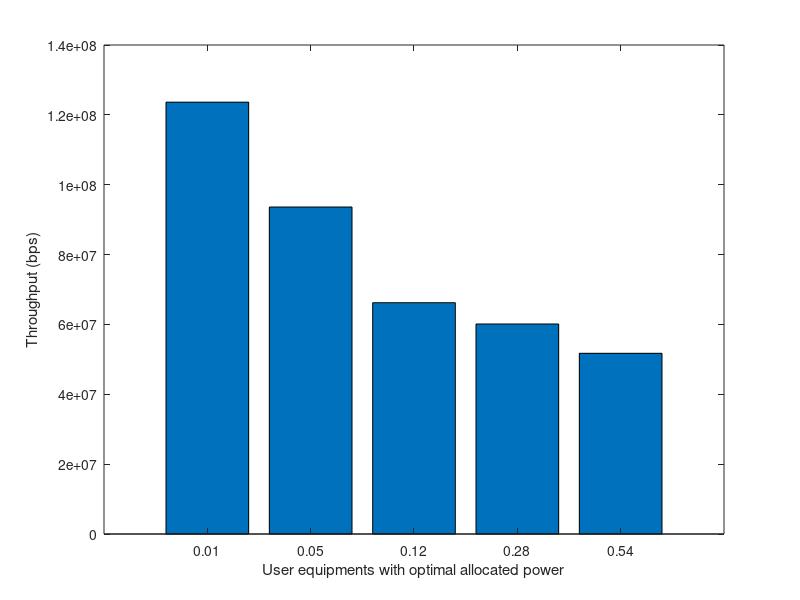
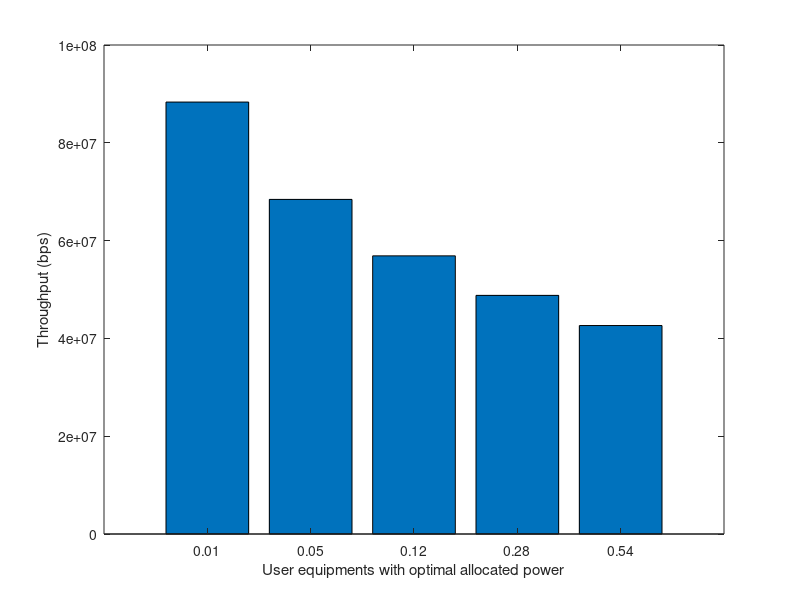

The MATLAB source for these figures, in order:

clear all;
clc;

NumberOfUsers = 5;% please enter number of users/mobile equipments

B = 50*10^6;  % Hz 

Pt = 1; %watt

N0 = 10^(-17);    %noise density watt/Hz (-210 dBm/Hz)

PowerMatrix = dlmread('data/power5_N.txt',' ');

%free space loss dB for 2 GHz
d1 = 50; %m distance for the first user
d_inc = 50; %m
f = 1*10^9; %Hz
for i = 1: 1: NumberOfUsers
    loss(i) = -20*log10(d1 + d_inc*(i - 1)) - 20*log10(f) + 147.55; %free space path loss
end

loss = 10.^(loss./10);
snrs = 10*log10((loss.*Pt) ./ (N0*B));

%%% OMA
for i = 1:1:NumberOfUsers
    cap_oma(i) = (B/NumberOfUsers)*log2(1 + (Pt*loss(i) / (N0*B)));
end
Fairness_constraint = sum(cap_oma)^2 / (NumberOfUsers*sum(cap_oma.^2)); %%% Fairness for OFDM

Fairness_constraint = 0.9;

%%%% NOMA

maxf = 0; %just to keep max. fairness

for i = 1:1:length(PowerMatrix)
    
    powers = PowerMatrix(i,:);
    
    for  u = 1:1:NumberOfUsers
        
        interf_Power = 0;
        
        for u_interf = (u-1):-1:1
            interf_Power = interf_Power + powers(u_interf)*Pt*loss(u);
        end
                
        cap(i,u) = B*log2(1 + powers(u)*Pt*loss(u) / (N0*B + interf_Power));
                                  
    end
    
    fairness = sum(cap(i,:))^2 / (NumberOfUsers*sum(cap(i,:).^2));
    if fairness < Fairness_constraint
        cap(i,:) = zeros(1,NumberOfUsers);
    end
    
    if fairness > maxf
        maxf = fairness;
    end
    
end

%disp(maxf);

%% finding max sum capacity
max_sum = 0;
max_sum_index = 0;
for i = 1:1:length(PowerMatrix)
    if(sum(cap(i,:)) > max_sum)
        max_sum = sum(cap(i,:));
        max_sum_index = i;
    end
end

disp(PowerMatrix(max_sum_index,:));
%disp(PowerMatrix(min_sum_index,:));

%figure
figure(1)
bar(cap(max_sum_index,:));
set(gca,'xticklabel', PowerMatrix(max_sum_index,:));
xlabel('User equipments with optimal allocated power')
ylabel('Throughput (bps)')
sum_noma = sum(cap(max_sum_index,:));

%figure
figure(2)
bar(cap_oma);
set(gca,'xticklabel', PowerMatrix(max_sum_index,:));
xlabel('User equipments with optimal allocated power')
ylabel('Throughput (bps)')
sum_oma = sum(cap_oma);
